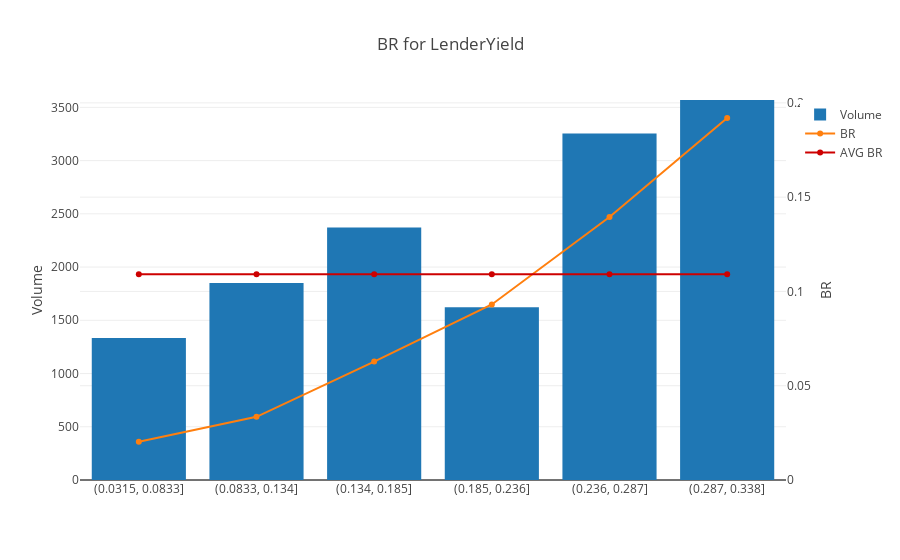
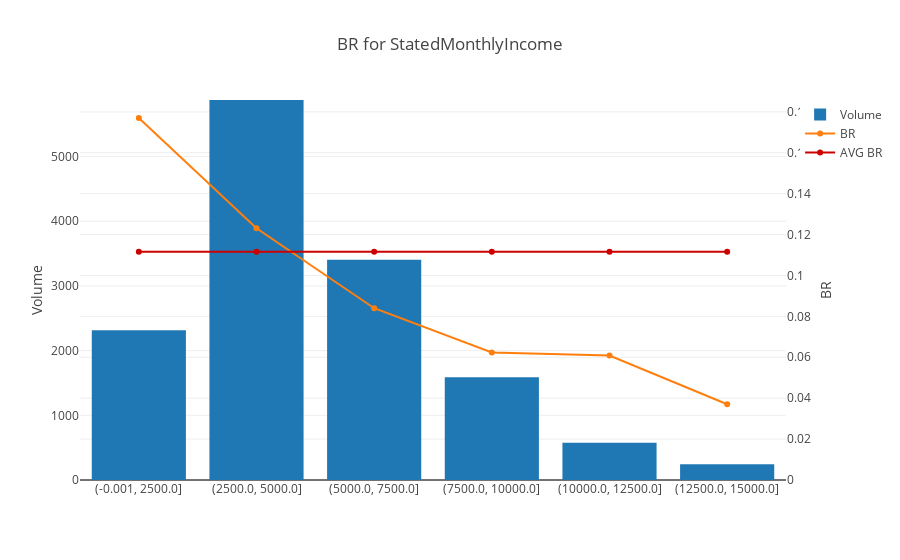
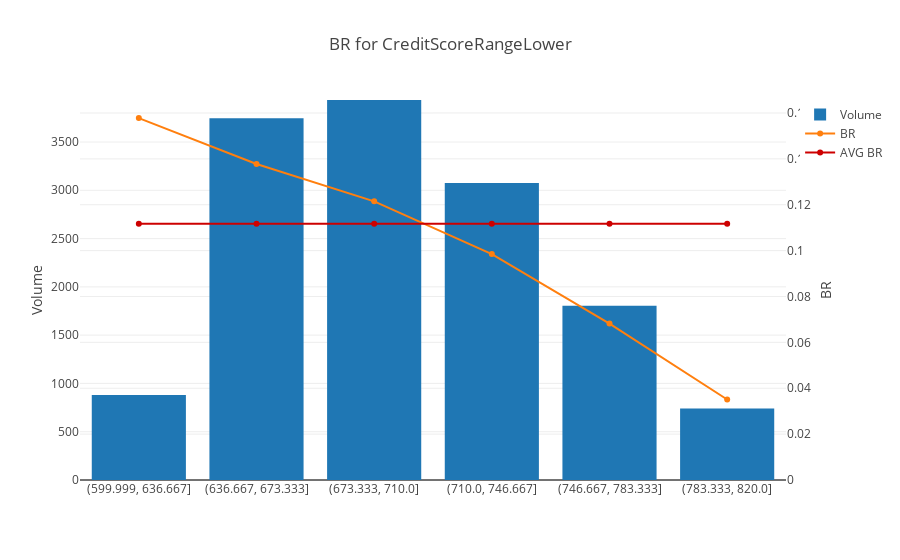
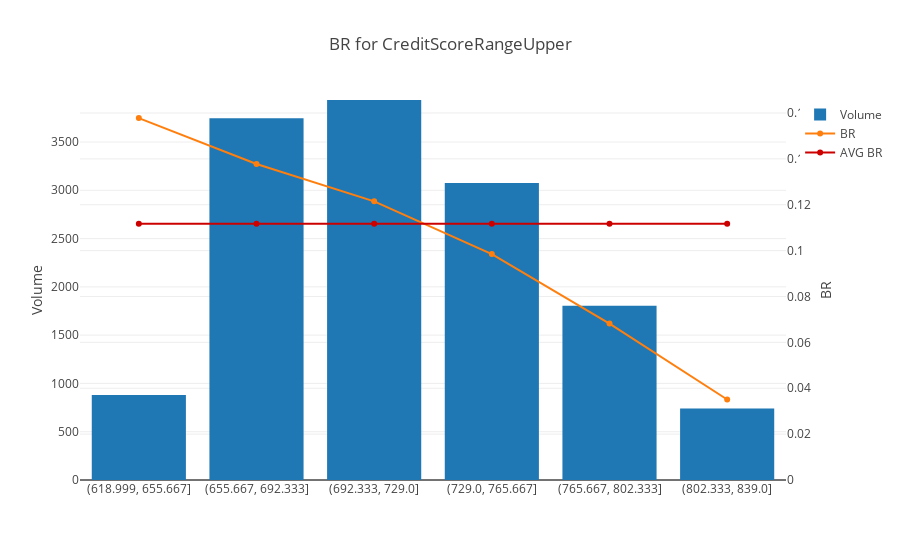

Source (notebook cell) for these figures, in order:
### Code cell
#plot features
for c in df_iv.feature.values.tolist():
    py.iplot(output_graph_update(c, [0., 97.5], 6, df, 'bad'))

### Figure 1 — Plotly figure (JSON) as saved in the notebook; plotly's stock layout.template omitted (floating-point values rounded to 4 significant figures)
{"data": [{"name": "Volume", "type": "bar", "uid": "a47d1415-863d-4684-8141-a85444eee200", "x": ["(0.0315, 0.0833]", "(0.0833, 0.134]", "(0.134, 0.185]", "(0.185, 0.236]", "(0.236, 0.287]", "(0.287, 0.338]"], "y": [1333, 1850, 2372, 1622, 3255, 3569]}, {"name": "BR", "type": "scatter", "uid": "96d71c2f-2420-464e-b76c-43755d9887b9", "x": ["(0.0315, 0.0833]", "(0.0833, 0.134]", "(0.134, 0.185]", "(0.185, 0.236]", "(0.236, 0.287]", "(0.287, 0.338]"], "y": [0.02026, 0.03351, 0.06282, 0.09309, 0.1395, 0.1919], "yaxis": "y2"}, {"line": {"color": "rgb(205, 0, 0)"}, "name": "AVG BR", "type": "scatter", "uid": "b3a346ba-d7d0-4f4e-9033-25b79d675830", "x": ["(0.0315, 0.0833]", "(0.0833, 0.134]", "(0.134, 0.185]", "(0.185, 0.236]", "(0.236, 0.287]", "(0.287, 0.338]"], "y": [0.1091, 0.1091, 0.1091, 0.1091, 0.1091, 0.1091], "yaxis": "y2"}], "layout": {"title": {"text": "BR for LenderYield"}, "yaxis": {"range": [0, 3569], "title": {"text": "Volume"}}, "yaxis2": {"overlaying": "y", "range": [0, 0.2015], "side": "right", "title": {"text": "BR"}}}}

### Figure 2 — Plotly figure (JSON) as saved in the notebook; plotly's stock layout.template omitted (floating-point values rounded to 4 significant figures)
{"data": [{"name": "Volume", "type": "bar", "uid": "ac8570b2-0637-4af4-87ba-5df38a10ae02", "x": ["(-0.001, 2500.0]", "(2500.0, 5000.0]", "(5000.0, 7500.0]", "(7500.0, 10000.0]", "(10000.0, 12500.0]", "(12500.0, 15000.0]"], "y": [2317, 5875, 3405, 1588, 575, 243]}, {"name": "BR", "type": "scatter", "uid": "96a80420-247f-4603-81c5-cfaed09f25c1", "x": ["(-0.001, 2500.0]", "(2500.0, 5000.0]", "(5000.0, 7500.0]", "(7500.0, 10000.0]", "(10000.0, 12500.0]", "(12500.0, 15000.0]"], "y": [0.177, 0.1231, 0.08399, 0.06234, 0.06087, 0.03704], "yaxis": "y2"}, {"line": {"color": "rgb(205, 0, 0)"}, "name": "AVG BR", "type": "scatter", "uid": "9c0ce251-f21c-4932-86cc-2714d74ee7d9", "x": ["(-0.001, 2500.0]", "(2500.0, 5000.0]", "(5000.0, 7500.0]", "(7500.0, 10000.0]", "(10000.0, 12500.0]", "(12500.0, 15000.0]"], "y": [0.1115, 0.1115, 0.1115, 0.1115, 0.1115, 0.1115], "yaxis": "y2"}], "layout": {"title": {"text": "BR for StatedMonthlyIncome"}, "yaxis": {"range": [0, 5875], "title": {"text": "Volume"}}, "yaxis2": {"overlaying": "y", "range": [0, 0.1858], "side": "right", "title": {"text": "BR"}}}}

### Figure 3 — Plotly figure (JSON) as saved in the notebook; plotly's stock layout.template omitted (floating-point values rounded to 4 significant figures)
{"data": [{"name": "Volume", "type": "bar", "uid": "fe1810c3-5b00-4286-a666-c5629209c7dc", "x": ["(599.999, 636.667]", "(636.667, 673.333]", "(673.333, 710.0]", "(710.0, 746.667]", "(746.667, 783.333]", "(783.333, 820.0]"], "y": [881, 3746, 3935, 3076, 1804, 741]}, {"name": "BR", "type": "scatter", "uid": "711ab156-35f9-4c1a-9733-39e88a06f94a", "x": ["(599.999, 636.667]", "(636.667, 673.333]", "(673.333, 710.0]", "(710.0, 746.667]", "(746.667, 783.333]", "(783.333, 820.0]"], "y": [0.1578, 0.1377, 0.1215, 0.0985, 0.06818, 0.03509], "yaxis": "y2"}, {"line": {"color": "rgb(205, 0, 0)"}, "name": "AVG BR", "type": "scatter", "uid": "0f462c1e-6351-4aa4-87b4-328f130a94dd", "x": ["(599.999, 636.667]", "(636.667, 673.333]", "(673.333, 710.0]", "(710.0, 746.667]", "(746.667, 783.333]", "(783.333, 820.0]"], "y": [0.1118, 0.1118, 0.1118, 0.1118, 0.1118, 0.1118], "yaxis": "y2"}], "layout": {"title": {"text": "BR for CreditScoreRangeLower"}, "yaxis": {"range": [0, 3935], "title": {"text": "Volume"}}, "yaxis2": {"overlaying": "y", "range": [0, 0.1657], "side": "right", "title": {"text": "BR"}}}}

### Figure 4 — Plotly figure (JSON) as saved in the notebook; plotly's stock layout.template omitted (floating-point values rounded to 4 significant figures)
{"data": [{"name": "Volume", "type": "bar", "uid": "5979810d-e752-4ec9-baf6-8bc9192be870", "x": ["(618.999, 655.667]", "(655.667, 692.333]", "(692.333, 729.0]", "(729.0, 765.667]", "(765.667, 802.333]", "(802.333, 839.0]"], "y": [881, 3746, 3935, 3076, 1804, 741]}, {"name": "BR", "type": "scatter", "uid": "59120740-624a-4b91-a605-e584b53d6de1", "x": ["(618.999, 655.667]", "(655.667, 692.333]", "(692.333, 729.0]", "(729.0, 765.667]", "(765.667, 802.333]", "(802.333, 839.0]"], "y": [0.1578, 0.1377, 0.1215, 0.0985, 0.06818, 0.03509], "yaxis": "y2"}, {"line": {"color": "rgb(205, 0, 0)"}, "name": "AVG BR", "type": "scatter", "uid": "27def7fc-a5f1-492f-967f-053515792206", "x": ["(618.999, 655.667]", "(655.667, 692.333]", "(692.333, 729.0]", "(729.0, 765.667]", "(765.667, 802.333]", "(802.333, 839.0]"], "y": [0.1118, 0.1118, 0.1118, 0.1118, 0.1118, 0.1118], "yaxis": "y2"}], "layout": {"title": {"text": "BR for CreditScoreRangeUpper"}, "yaxis": {"range": [0, 3935], "title": {"text": "Volume"}}, "yaxis2": {"overlaying": "y", "range": [0, 0.1657], "side": "right", "title": {"text": "BR"}}}}
